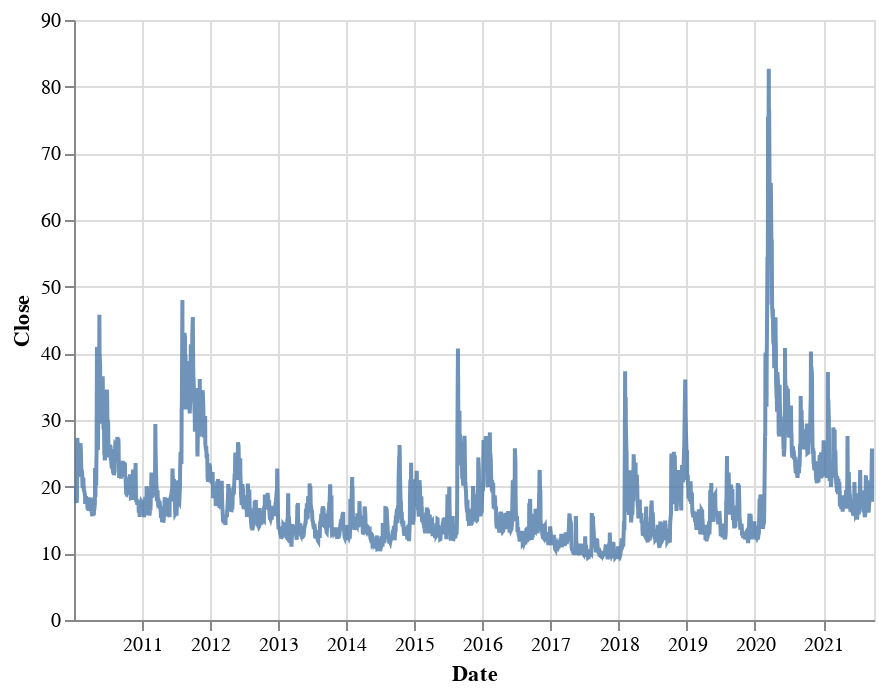

Write notebook code for a chart like this one.
### Code cell
chart =(
    alt.Chart(vix)
    .mark_line(opacity=0.8,clip=True)
    .encode(
        x="Date:T",
        y=alt.Y("Close:Q",stack=None)
    )
)
chart

### Figure 1 — Vega-Lite specification as saved in the notebook (floating-point values rounded to 4 significant figures; data arrays with more than 128 entries replaced by an {"elided": "..."} marker saying what was removed)
{"config": {"view": {"continuousWidth": 400, "continuousHeight": 300}}, "data": {"name": "data-d78fae46aac65e53b72b1ce1811809fe"}, "mark": {"type": "line", "clip": true, "opacity": 0.8}, "encoding": {"x": {"type": "temporal", "field": "Date"}, "y": {"type": "quantitative", "field": "Close", "stack": null}}, "$schema": "https://vega.github.io/schema/vega-lite/v4.8.1.json", "datasets": {"data-d78fae46aac65e53b72b1ce1811809fe": {"elided": "2963 records"}}}
